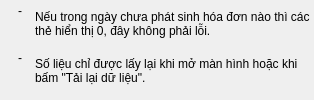
                    <widget class="QWidget" name="contentIssue3" native="true">
                     <layout class="QVBoxLayout" name="contentIssue3Layout">
                      <property name="spacing">
                       <number>7</number>
                      </property>
                      <property name="leftMargin">
                       <number>18</number>
                      </property>
                      <property name="topMargin">
                       <number>4</number>
                      </property>
                      <property name="rightMargin">
                       <number>4</number>
                      </property>
                      <property name="bottomMargin">
                       <number>10</number>
                      </property>
                      <item>
                       <layout class="QHBoxLayout" name="contentIssue3Line1Layout">
                        <property name="spacing">
                         <number>9</number>
                        </property>
                        <property name="leftMargin">
                         <number>0</number>
                        </property>
                        <property name="topMargin">
                         <number>0</number>
                        </property>
                        <property name="rightMargin">
                         <number>0</number>
                        </property>
                        <property name="bottomMargin">
                         <number>0</number>
                        </property>
                        <item>
                         <widget class="QLabel" name="contentIssue3Line1Bullet">
                          <property name="minimumSize">
                           <size>
                            <width>8</width>
                            <height>0</height>
                           </size>
                          </property>
                          <property name="maximumSize">
                           <size>
                            <width>8</width>
                            <height>16777215</height>
                           </size>
                          </property>
                          <property name="text">
                           <string>-</string>
                          </property>
                          <property name="alignment">
                           <set>Qt::AlignmentFlag::AlignLeading|Qt::AlignmentFlag::AlignLeft|Qt::AlignmentFlag::AlignTop</set>
                          </property>
                          <property name="class" stdset="0">
                           <string>bullet</string>
                          </property>
                         </widget>
                        </item>
                        <item>
                         <widget class="QLabel" name="contentIssue3Line1Text">
                          <property name="sizePolicy">
                           <sizepolicy hsizetype="Expanding" vsizetype="Preferred">
                            <horstretch>0</horstretch>
                            <verstretch>0</verstretch>
                           </sizepolicy>
                          </property>
                          <property name="text">
                           <string>Nếu trong ngày chưa phát sinh hóa đơn nào thì các thẻ hiển thị 0, đây không phải lỗi.</string>
                          </property>
                          <property name="wordWrap">
                           <bool>true</bool>
                          </property>
                          <property name="class" stdset="0">
                           <string>accordionLine</string>
                          </property>
                         </widget>
                        </item>
                       </layout>
                      </item>
                      <item>
                       <layout class="QHBoxLayout" name="contentIssue3Line2Layout">
                        <property name="spacing">
                         <number>9</number>
                        </property>
                        <property name="leftMargin">
                         <number>0</number>
                        </property>
                        <property name="topMargin">
                         <number>0</number>
                        </property>
                        <property name="rightMargin">
                         <number>0</number>
                        </property>
                        <property name="bottomMargin">
                         <number>0</number>
                        </property>
                        <item>
                         <widget class="QLabel" name="contentIssue3Line2Bullet">
                          <property name="minimumSize">
                           <size>
                            <width>8</width>
                            <height>0</height>
                           </size>
                          </property>
                          <property name="maximumSize">
                           <size>
                            <width>8</width>
                            <height>16777215</height>
                           </size>
                          </property>
                          <property name="text">
                           <string>-</string>
                          </property>
                          <property name="alignment">
                           <set>Qt::AlignmentFlag::AlignLeading|Qt::AlignmentFlag::AlignLeft|Qt::AlignmentFlag::AlignTop</set>
                          </property>
                          <property name="class" stdset="0">
                           <string>bullet</string>
                          </property>
                         </widget>
                        </item>
                        <item>
                         <widget class="QLabel" name="contentIssue3Line2Text">
                          <property name="sizePolicy">
                           <sizepolicy hsizetype="Expanding" vsizetype="Preferred">
                            <horstretch>0</horstretch>
                            <verstretch>0</verstretch>
                           </sizepolicy>
                          </property>
                          <property name="text">
                           <string>Số liệu chỉ được lấy lại khi mở màn hình hoặc khi bấm &quot;Tải lại dữ liệu&quot;.</string>
                          </property>
                          <property name="wordWrap">
                           <bool>true</bool>
                          </property>
                          <property name="class" stdset="0">
                           <string>accordionLine</string>
                          </property>
                         </widget>
                        </item>
                       </layout>
                      </item>
                     </layout>
                    </widget>
